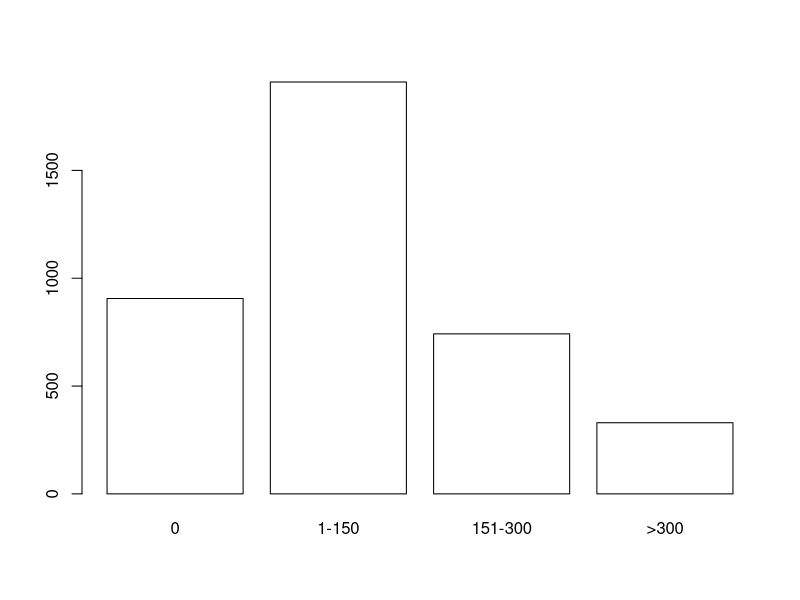
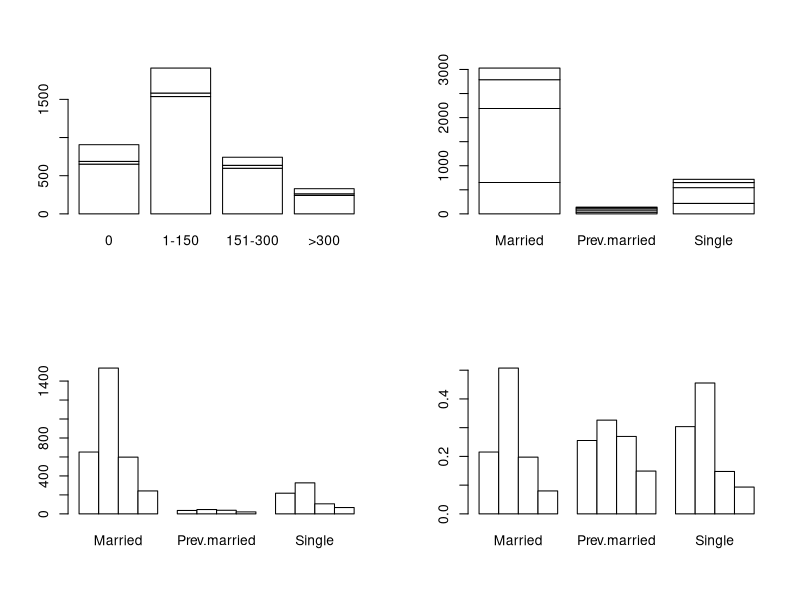
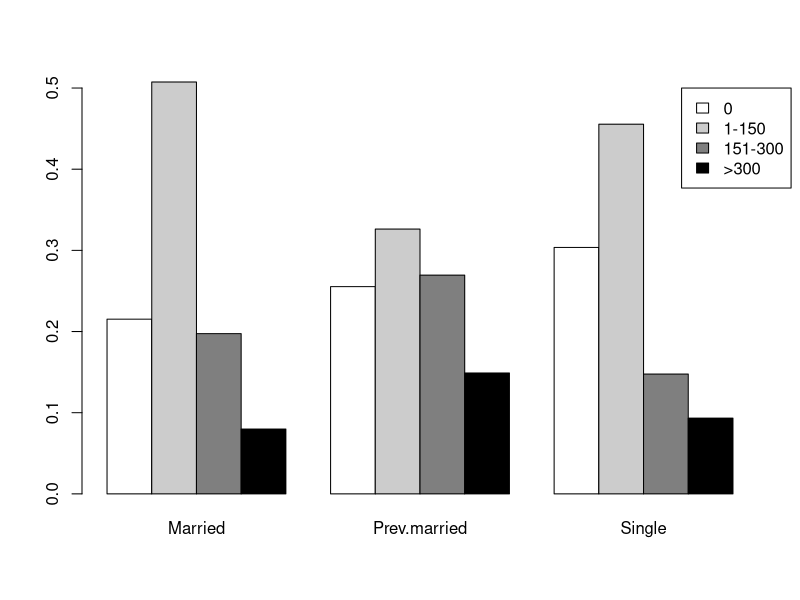

These figures' R source, in order:
# bar plots

# caffine consumption by marital status
dat.mat <- c(652, 1537, 598, 242, 36, 46, 38, 21, 218, 327, 106, 67)
caff.marital <- matrix(dat.mat, nrow = 3, byrow = T)
colnames(caff.marital) <- c("0", "1-150", "151-300", ">300")
rownames(caff.marital) <- c("Married", "Prev.married", "Single")
names(dimnames(caff.marital)) <- c("marital", "consumption")

total.caff <- margin.table(caff.marital, 2)
# consumption
#       0   1-150 151-300    >300 
#     906    1910     742     330 

barplot(total.caff, col = "white")

# if the argument is a matrix then a stacked barchat is created
# if you want row besides each other use beside = T
par(mfrow = c(2, 2))
barplot(caff.marital, col = "white")
barplot(t(caff.marital), col = "white")
barplot(t(caff.marital), col = "white", beside = T)
barplot(prop.table(t(caff.marital), 2), col = "white", beside = T)
par(mfrow = c(1, 1))

# presenting with a color legend
barplot(prop.table(t(caff.marital), 2), beside = T,
legend.text = colnames(caff.marital),
args.legend = list(x = 16.3, y = .5),
col = c("white", "grey80", "grey50", "black"))
locator()

